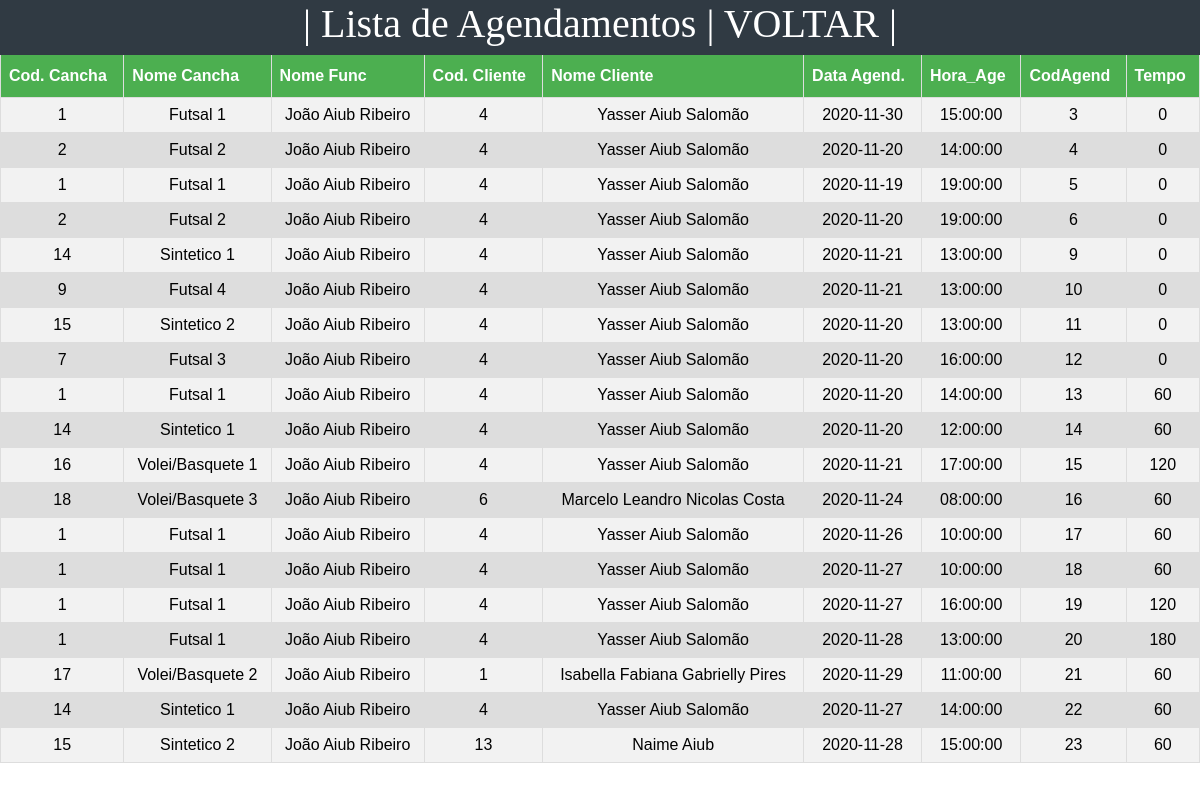
Screenshot of /agendamento/listar/listar.php with the database file from the repository.
### tables this page shows
CREATE TABLE IF NOT EXISTS `aluguel` (
  `CodCancha` int(11) NOT NULL,
  `CodFunc` int(60) NOT NULL,
  `CodCliente` int(11) NOT NULL,
  `Data_Age` date NOT NULL,
  `Hora_Age` time NOT NULL,
  `CodAgend` int(11) NOT NULL AUTO_INCREMENT,
  `Status` int(1) NOT NULL,
  `Tempo` int(3) NOT NULL,
  PRIMARY KEY (`CodAgend`),
  KEY `fk_CodCanchaAluguel` (`CodCancha`) USING BTREE,
  KEY `fk_CodFuncAluguel` (`CodFunc`),
  KEY `fk_CodClienteAluguel` (`CodCliente`)
);

CREATE TABLE IF NOT EXISTS `cancha` (
  `CodCancha` int(11) NOT NULL AUTO_INCREMENT,
  `DescCancha` varchar(300) NOT NULL,
  `Tempo` int(11) DEFAULT NULL,
  PRIMARY KEY (`CodCancha`)
);

CREATE TABLE IF NOT EXISTS `funcionario` (
  `Senha` varchar(32) NOT NULL,
  `CodEnd` bigint(20) NOT NULL,
  `CodTel` int(60) NOT NULL,
  `Cpf` bigint(11) NOT NULL,
  `CodFunc` int(60) NOT NULL AUTO_INCREMENT,
  `Pis` bigint(11) NOT NULL,
  `RG` bigint(10) NOT NULL,
  `CodCargo` varchar(30) NOT NULL,
  `Nome` varchar(60) NOT NULL,
  `DataNasc` date NOT NULL,
  PRIMARY KEY (`CodFunc`),
  KEY `fk_CodEndFunc` (`CodEnd`),
  KEY `fk_CodTelFunc` (`CodTel`),
  KEY `fk_CodCargoFunc` (`CodCargo`)
);

CREATE TABLE IF NOT EXISTS `cliente` (
  `CodCliente` int(11) NOT NULL AUTO_INCREMENT,
  `Cpf` bigint(11) NOT NULL,
  `Nome` varchar(60) NOT NULL,
  `CodTel` int(11) NOT NULL,
  `CodEnd` bigint(20) NOT NULL,
  PRIMARY KEY (`CodCliente`),
  KEY `fk_CodTelCliente` (`CodTel`),
  KEY `fk_CodEndCliente` (`CodEnd`)
);

### agendamento/listar/listar.php (the view, shortened to what this page needs)
<!DOCTYPE html>
<html>
<head>
<link rel="stylesheet" href="../../css/estilo_triagem2.css"/>
</head>
<body>
	<div class="barra">| Lista de Agendamentos |<a class="link" href="../triagem.php"> VOLTAR |</a> </div>
	<table border class="customers">
	<tr>
		<th>Cod. Cancha	</th>
		<th>Nome Cancha  </th>
		<th>Nome Func  	</th>
		<th>Cod. Cliente</th>
		<th>Nome Cliente</th>
		<th>Data Agend.	</th>
		<th>Hora_Age	</th>
		<th>CodAgend	</th>
		<th>Tempo		</th>
	</tr>
	<?php
		$conexao = new mysqli("127.0.0.1", "root", "", "chute_e_gol");
		$conexao->set_charset("utf8");
		$sql = "SELECT aluguel.*,cancha.DescCancha,cliente.Nome,funcionario.Nome AS nome_func FROM `aluguel`,`cancha`,`cliente`,`funcionario` WHERE aluguel.CodCancha = cancha.CodCancha AND aluguel.CodCliente = cliente.CodCliente AND aluguel.CodFunc = funcionario.CodFunc";
		$result = $conexao->query($sql);
		if ($result->num_rows > 0)
		{
			while ($linha = $result->fetch_assoc())
			{
				echo "<tr>";
				echo "<td>".$linha["CodCancha"]."</td>";
				echo "<td>".$linha["DescCancha"].	"</td>";
				echo "<td>".$linha["nome_func"].	"</td>";
				echo "<td>".$linha["CodCliente"]."</td>";
				echo "<td>".$linha["Nome"]."</td>";
				echo "<td>".$linha["Data_Age"]."</td>";
				echo "<td>".$linha["Hora_Age"]."</td>";
				echo "<td>".$linha["CodAgend"]."</td>";
				echo "<td>".$linha["Tempo"]."</td>";
				echo "</tr>";
			}
		} else
		{
			echo "Sem resultados";
		}
	?>
	</table>
</body>
</html>

### css/estilo_triagem2.css (style rules this page uses)
.barra { background-color: #303a43; position: absolute; top: 0; left: 0; right: 0; height: 55px; font-size: 40px; font-family: american captain; text-align: center; color: #ffffff; }
.link { color: #FFFFFF; text-decoration: none; }
.customers { font-family: Arial, Helvetica, sans-serif; border-collapse: collapse; width: 100%; text-align: center; }
.customers td, .customers th { border: 1px solid #ddd; padding: 8px; }
.customers tr:nth-child(even) { background-color: #f2f2f2; }
.customers tr:nth-child(odd) { background-color: #ddd; }
.customers th { padding-top: 12px; padding-bottom: 12px; text-align: left; background-color: #4CAF50; color: white; }

### rows the page displays
aluguel: CodCancha "1", CodCancha.DescCancha "Futsal 1", CodFunc.Nome "João Aiub Ribeiro", CodCliente "4", CodCliente.Nome "Yasser Aiub Salomão", Data_Age "2020-11-30", Hora_Age "15:00:00", CodAgend "3", Tempo "0"
aluguel: CodCancha "2", CodCancha.DescCancha "Futsal 2", CodFunc.Nome "João Aiub Ribeiro", CodCliente "4", CodCliente.Nome "Yasser Aiub Salomão", Data_Age "2020-11-20", Hora_Age "14:00:00", CodAgend "4", Tempo "0"
aluguel: CodCancha "1", CodCancha.DescCancha "Futsal 1", CodFunc.Nome "João Aiub Ribeiro", CodCliente "4", CodCliente.Nome "Yasser Aiub Salomão", Data_Age "2020-11-19", Hora_Age "19:00:00", CodAgend "5", Tempo "0"
aluguel: CodCancha "2", CodCancha.DescCancha "Futsal 2", CodFunc.Nome "João Aiub Ribeiro", CodCliente "4", CodCliente.Nome "Yasser Aiub Salomão", Data_Age "2020-11-20", Hora_Age "19:00:00", CodAgend "6", Tempo "0"
aluguel: CodCancha "14", CodCancha.DescCancha "Sintetico 1", CodFunc.Nome "João Aiub Ribeiro", CodCliente "4", CodCliente.Nome "Yasser Aiub Salomão", Data_Age "2020-11-21", Hora_Age "13:00:00", CodAgend "9", Tempo "0"
aluguel: CodCancha "9", CodCancha.DescCancha "Futsal 4", CodFunc.Nome "João Aiub Ribeiro", CodCliente "4", CodCliente.Nome "Yasser Aiub Salomão", Data_Age "2020-11-21", Hora_Age "13:00:00", CodAgend "10", Tempo "0"
aluguel: CodCancha "15", CodCancha.DescCancha "Sintetico 2", CodFunc.Nome "João Aiub Ribeiro", CodCliente "4", CodCliente.Nome "Yasser Aiub Salomão", Data_Age "2020-11-20", Hora_Age "13:00:00", CodAgend "11", Tempo "0"
aluguel: CodCancha "7", CodCancha.DescCancha "Futsal 3", CodFunc.Nome "João Aiub Ribeiro", CodCliente "4", CodCliente.Nome "Yasser Aiub Salomão", Data_Age "2020-11-20", Hora_Age "16:00:00", CodAgend "12", Tempo "0"
aluguel: CodCancha "1", CodCancha.DescCancha "Futsal 1", CodFunc.Nome "João Aiub Ribeiro", CodCliente "4", CodCliente.Nome "Yasser Aiub Salomão", Data_Age "2020-11-20", Hora_Age "14:00:00", CodAgend "13", Tempo "60"
aluguel: CodCancha "14", CodCancha.DescCancha "Sintetico 1", CodFunc.Nome "João Aiub Ribeiro", CodCliente "4", CodCliente.Nome "Yasser Aiub Salomão", Data_Age "2020-11-20", Hora_Age "12:00:00", CodAgend "14", Tempo "60"
aluguel: CodCancha "16", CodCancha.DescCancha "Volei/Basquete 1", CodFunc.Nome "João Aiub Ribeiro", CodCliente "4", CodCliente.Nome "Yasser Aiub Salomão", Data_Age "2020-11-21", Hora_Age "17:00:00", CodAgend "15", Tempo "120"
aluguel: CodCancha "18", CodCancha.DescCancha "Volei/Basquete 3", CodFunc.Nome "João Aiub Ribeiro", CodCliente "6", CodCliente.Nome "Marcelo Leandro Nicolas Costa", Data_Age "2020-11-24", Hora_Age "08:00:00", CodAgend "16", Tempo "60"
aluguel: CodCancha "1", CodCancha.DescCancha "Futsal 1", CodFunc.Nome "João Aiub Ribeiro", CodCliente "4", CodCliente.Nome "Yasser Aiub Salomão", Data_Age "2020-11-26", Hora_Age "10:00:00", CodAgend "17", Tempo "60"
aluguel: CodCancha "1", CodCancha.DescCancha "Futsal 1", CodFunc.Nome "João Aiub Ribeiro", CodCliente "4", CodCliente.Nome "Yasser Aiub Salomão", Data_Age "2020-11-27", Hora_Age "10:00:00", CodAgend "18", Tempo "60"
aluguel: CodCancha "1", CodCancha.DescCancha "Futsal 1", CodFunc.Nome "João Aiub Ribeiro", CodCliente "4", CodCliente.Nome "Yasser Aiub Salomão", Data_Age "2020-11-27", Hora_Age "16:00:00", CodAgend "19", Tempo "120"
aluguel: CodCancha "1", CodCancha.DescCancha "Futsal 1", CodFunc.Nome "João Aiub Ribeiro", CodCliente "4", CodCliente.Nome "Yasser Aiub Salomão", Data_Age "2020-11-28", Hora_Age "13:00:00", CodAgend "20", Tempo "180"
aluguel: CodCancha "17", CodCancha.DescCancha "Volei/Basquete 2", CodFunc.Nome "João Aiub Ribeiro", CodCliente "1", CodCliente.Nome "Isabella Fabiana Gabrielly Pires", Data_Age "2020-11-29", Hora_Age "11:00:00", CodAgend "21", Tempo "60"
aluguel: CodCancha "14", CodCancha.DescCancha "Sintetico 1", CodFunc.Nome "João Aiub Ribeiro", CodCliente "4", CodCliente.Nome "Yasser Aiub Salomão", Data_Age "2020-11-27", Hora_Age "14:00:00", CodAgend "22", Tempo "60"
aluguel: CodCancha "15", CodCancha.DescCancha "Sintetico 2", CodFunc.Nome "João Aiub Ribeiro", CodCliente "13", CodCliente.Nome "Naime Aiub", Data_Age "2020-11-28", Hora_Age "15:00:00", CodAgend "23", Tempo "60"
